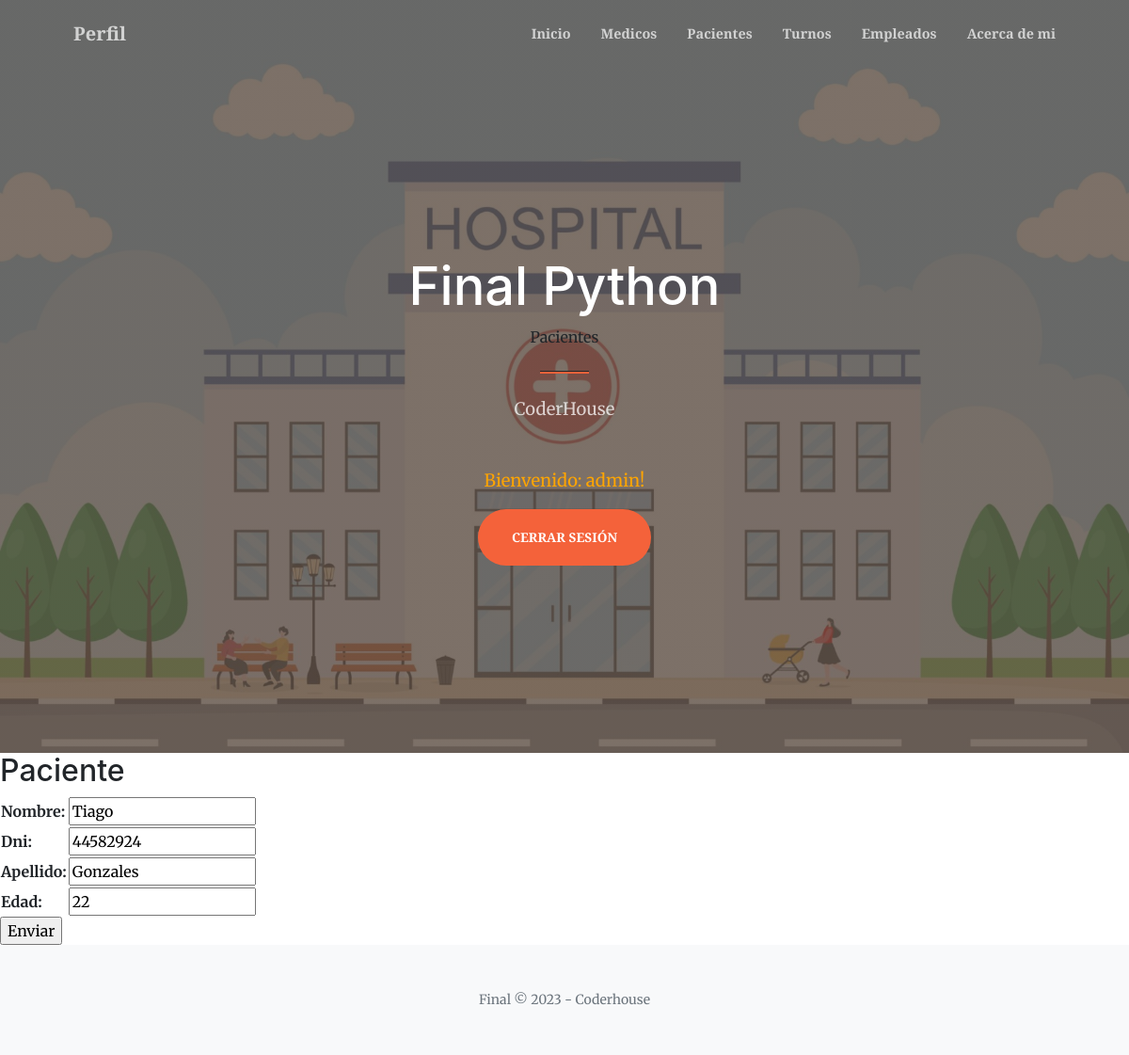
The app's page /update_paciente/3/ (signed in) with its own data.
### aplicacion/models.py (models this page shows, shortened)
class Paciente(models.Model):
    nombre = models.CharField(max_length=50)
    apellido = models.CharField(max_length=50)
    dni = models.IntegerField()
    edad = models.IntegerField()
    class Meta:
        ordering = ['nombre']

### aplicacion/views.py (the view)
# urls.py: path('update_paciente/<id_paciente>/', updatePaciente, name="update_paciente"),
@login_required
def updatePaciente(request, id_paciente):
    paciente = Paciente.objects.get(id=id_paciente)
    if request.method == "POST":
        miForm = PacienteForm(request.POST)
        if miForm.is_valid():
            paciente.nombre = miForm.cleaned_data.get('nombre')
            paciente.dni = miForm.cleaned_data.get('dni')
            paciente.apellido = miForm.cleaned_data.get('apellido')
            paciente.edad = miForm.cleaned_data.get('edad')
            paciente.save()
            return redirect(reverse_lazy('pacientes'))
    else:
        miForm = PacienteForm(initial={
            'nombre' : paciente.nombre,
            'dni' : paciente.dni,
            'apellido' : paciente.apellido,
            'edad' : paciente.edad,
        })
    return render(request, "aplicacion/pacienteForm.html" , {'form' : miForm})

### aplicacion/forms.py
class PacienteForm(forms.Form):
    nombre  = forms.CharField(label="Nombre" , max_length=50, required=True)
    dni = forms.IntegerField(label="Dni" ,required=True)
    apellido = forms.CharField(label="Apellido" ,max_length=50)
    edad = forms.IntegerField(label="Edad" ,required=True)

### aplicacion/templates/aplicacion/pacienteForm.html (shortened to what this page needs)
{% extends 'aplicacion/base.html' %}
{% load static %}
{% block titulo %}
    Pacientes
{% endblock titulo %}
{% block contenido %}
    <h2> Paciente </h2>
    <form action="" method="post">
       <table>
          {{ form.as_table }}
       </table>
       <input type="submit" value="Enviar">
    </form>
    {% endblock contenido %}

### aplicacion/templates/aplicacion/base.html (shortened to what this page needs)
<!DOCTYPE html>
<html lang="en">
    <head>
        {%load static %}
        <link href="https://cdn.jsdelivr.net/npm/bootstrap-icons@1.5.0/font/bootstrap-icons.css" rel="stylesheet" />
        <link href="https://cdn.jsdelivr.net/npm/bootstrap@5.2.3/dist/css/bootstrap.min.css" rel="stylesheet" type="text/css" />
        <link href="https://cdnjs.cloudflare.com/ajax/libs/SimpleLightbox/2.1.0/simpleLightbox.min.css" rel="stylesheet" />
        <link href="css/styles.css" rel="stylesheet" />
        <link href="{% static 'aplicacion/css/styles.css' %}" rel="stylesheet" />
        <link rel="stylesheet" href="https://cdnjs.cloudflare.com/ajax/libs/font-awesome/4.7.0/css/font-awesome.min.css">
    </head>
    <body id="page-top">
        <nav class="navbar navbar-expand-lg navbar-light fixed-top py-3" id="mainNav">
            <div class="container px-4 px-lg-5">
                {% if user.is_authenticated %}
                <a class="navbar-brand" href="{% url 'editar_perfil' %}"> Perfil </a>
                {% endif %}
                <div class="collapse navbar-collapse" id="navbarResponsive">
                    <ul class="navbar-nav ms-auto my-2 my-lg-0">
                        {% if user.is_authenticated %}
                        <li class="nav-item"><a class="nav-link" href="{% url 'home' %}"> Inicio </a></li>
                        <li class="nav-item"><a class="nav-link" href="{% url 'medicos' %}">Medicos</a></li>
                        <li class="nav-item"><a class="nav-link" href="{% url 'pacientes' %}">Pacientes</a></li>
                        <li class="nav-item"><a class="nav-link" href="{% url 'turnos' %}">Turnos</a></li>
                        <li class="nav-item"><a class="nav-link" href="{% url 'empleados' %}">Empleados</a></li>
                        <li class="nav-item"><a class="nav-link" href="{% url 'info' %}">  Acerca de mi  </a></li>
                        {% else %}
                        <li class="nav-item"><a class="nav-link" href="{% url 'home' %}"> Inicio </a></li>
                        <li class="nav-item"><a class="nav-link" href="{% url 'info' %}">  Acerca de mi  </a></li>
                        {% endif %}
                    </ul>
                </div>
            </div>
        </nav>
        <header class="masthead">
            <div class="container px-4 px-lg-5 h-100">
                <div class="row gx-4 gx-lg-5 h-100 align-items-center justify-content-center text-center">
                    <div class="col-lg-8 align-self-end">
                        <h1 class="text-white font-weight-bold"> Final Python </h1>
                        {% block titulo %}
                        {% endblock titulo %}
                        <hr class="divider" />
                    </div>
                    <div class="col-lg-8 align-self-baseline">
                        <p class="text-white-75 mb-5"> CoderHouse</p>
                        {% if user.is_authenticated %}
                            <p style="color:orange"> Bienvenido:  {{ user.username }}!</p>
                            <a class="btn btn-primary btn-xl" href="{% url 'logout' %}"> Cerrar sesión </a>
                        {% else %}
                             <a class="btn btn-success" href="{% url 'registro' %}">Registrarse </a>
                            <a class="btn btn-primary btn-xl" href="{% url 'login' %}"> Iniciar sesión </a>
                        {% endif %}
                    </div>
                </div>
            </div>
        </header>
        {% block contenido %}
        {% endblock contenido %}
        <footer class="bg-light py-5">
            <div class="container px-4 px-lg-5"><div class="small text-center text-muted"> Final &copy; 2023 - Coderhouse</div></div>
        </footer>
    </body>
</html>

### records on screen
Paciente: nombre "Tiago", dni "44582924", apellido "Gonzales", edad "22"

### other values on screen
{{ user.username }} "admin"
